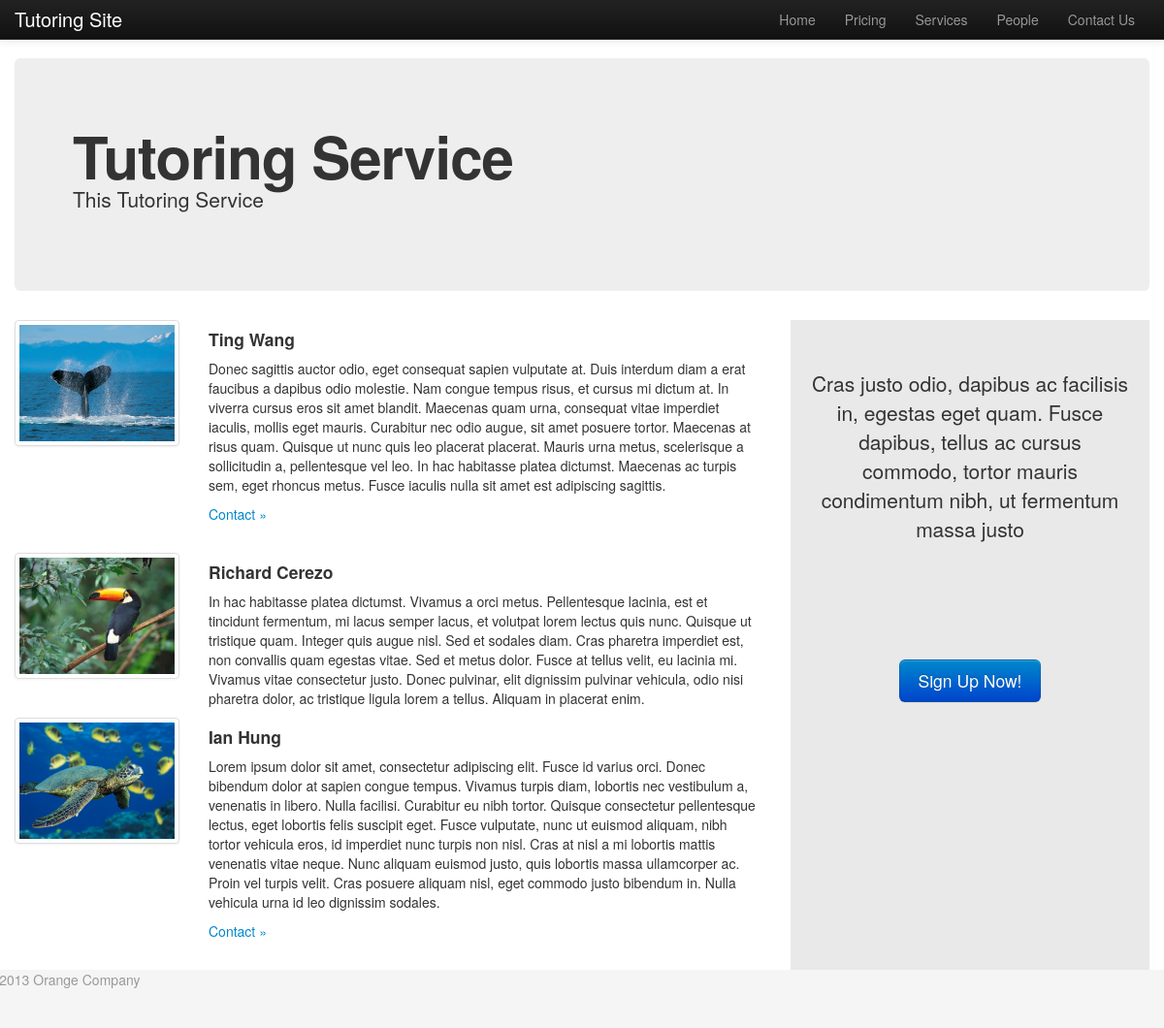
The page /people/ on the database its author committed.
### people/models.py (models this page shows, shortened)
class Person(models.Model):
    img = models.ImageField(upload_to='images/People/', blank=True)
    firstName = models.CharField(max_length=200)
    lastName = models.CharField(max_length=200)
    briefBio = models.TextField()
    webaddress = models.URLField(blank=True)
    experience = models.IntegerField()
    phone = models.CharField(max_length=200, blank=True)
    email = models.EmailField(max_length=254, blank=True)

### people/views.py (the view)
def index(request):
    people_list = Person.objects.order_by('-experience', 'lastName', 'firstName')
    return render(request, 'people/people.html', {'people_list': people_list})

### people/templates/people/people.html (shortened to what this page needs)
{% extends "base.html" %}
{% block content %}<div class="row col-wrap">
							<div class="span8">
							{% if people_list %}
								{% for Person in people_list %}
										<div class="row">
											<div class="span2">
												{% if Person.img %}
												<div class="thumbnail">
													<img src={{ Person.img.url }} alt="" />
												</div>
												{% endif %}
											</div>
											<div class="span6 collapse-group">
												{% if Person.webaddress %}
												<h4><a href={{ Person.webaddress }}>{{ Person.firstName }} {{ Person.lastName }}</a></h4>
												{% else %}
												<h4>{{ Person.firstName }} {{ Person.lastName }}</h4>
												{% endif %}
												<p>{{ Person.briefBio }}</p>
												{% if Person.phone or Person.email %}
													<p><a data-toggle="collapse" data-target="#contact{{ Person.id }}">Contact &raquo;</a></p>
												{% endif %}
											</div>
										</div>
								{% endfor %}
							{% else %}
									<p>No People</p>
							{% endif %}
							</div>
						{% include "sidebarsignup.html" %}
				    </div>
{% endblock %}

### templates/base.html (shortened to what this page needs)
<!DOCTYPE html>
<html lang="en">
	{% load staticfiles %}
	<head>
		<link rel = "stylesheet" type="text/css" href="{% static 'bootstrap/css/bootstrap.css' %}" />
		<link rel = "stylesheet" type="text/css" href="{% static 'bootstrap/css/bootstrap-responsive.css' %}" />
		<link rel = "stylesheet" type="text/css" href="{% static 'TutoringSite/css/custom.css' %}"/>
	</head>
	<body>
		<div id="wrap">
			<div class="navbar navbar-inverse navbar-fixed-top">
				<div class="navbar-inner">
					<div class="container">
						<a class="brand" href={% url "home" %}>Tutoring Site</a>
						<div class="nav-collapse collapse nav-responsive-collapse">
							<ul class="nav pull-right">
								<li class="{% block navbarHome %}{% endblock %}"><a href={% url "home" %}>Home</a></li>
								<li class="{% block navbarPrice %}{% endblock %}"><a href={% url "price" %}>Pricing</a></li>
								<li class="{% block navbarServices %}{% endblock %}"><a href={% url "service" %}>Services</a></li>
								<li class="{% block navbarPeople %}{% endblock %}"><a href={% url "people" %}>People</a></li>
								<li class="{% block navbarContact %}{% endblock %}"><a href={% url "contact" %}>Contact Us</a></li>
							</ul>
						</div>
					</div>
				</div>
			</div>
			<div class="container">
				<div class="hero-unit">
					<h1>Tutoring Service</h1>
					<p class="lead">This Tutoring Service</p>
				</div>
			{% block content %}{% endblock %}
			</div>
			   <div id="push"></div>
		</div>
		<footer id="footer">
			<div class="container">
				<div class="row">
				<p class="muted">&copy; 2013 Orange Company</p>
				</div>
			</div>
		</footer>
	</body>
</html>

### templates/sidebarsignup.html
<div class="span4 col shaded text-center">
		<div class="pushdown">
			<p class="lead">Cras justo odio, dapibus ac facilisis in, egestas eget quam. Fusce dapibus, tellus ac cursus commodo, tortor mauris condimentum nibh, ut fermentum massa justo</p>
		</div>
		<div class="pushdown ">
			<a class="btn btn-primary btn-large" href={% url "contact" %} >
					Sign Up Now!
			</a>
		</div>
</div>

### static/TutoringSite/css/custom.css (style rules this page uses)
html, body { height: 100%; }
#wrap { min-height: 100%; height: auto !important; height: 100%; margin: 0 auto -60px; }
#push, #footer { height: 60px; clear:both; }
#footer { background-color: #f5f5f5; position:relative; }
#wrap > .container { padding-top: 60px; }
.shaded { background-color: #e9e9e9 ; }
.pushdown { padding-top: 50px; padding-right:20px; padding-left:20px; padding-bottom: 50px; }
.col { margin-bottom: -99999px; padding-bottom: 99999px; }
.col-wrap { overflow: hidden; }

### rows shown on the page
Person: img (picture), firstName "Ting", lastName "Wang", briefBio "Donec sagittis auctor odio, eget consequat sapien vulputate at. Duis interdum diam a erat faucibus a dapibus odio molestie. Nam congue tempus risus, et cursus mi dictum at. In viverra cursus eros sit amet blandit. Maecenas quam urna, consequat vitae imperdiet iaculis, mollis eget mauris. Curabitur nec odio augue, sit amet posuere tortor. Maecenas at risus quam. Quisque ut nunc quis leo placerat placerat. Mauris urna metus, scelerisque a sollicitudin a, pellentesque vel leo. In hac habitasse platea dictumst. Maecenas ac turpis sem, eget rhoncus metus. Fusce iaculis nulla sit amet est adipiscing sagittis."
Person: img (picture), firstName "Richard", lastName "Cerezo", briefBio "In hac habitasse platea dictumst. Vivamus a orci metus. Pellentesque lacinia, est et tincidunt fermentum, mi lacus semper lacus, et volutpat lorem lectus quis nunc. Quisque ut tristique quam. Integer quis augue nisl. Sed et sodales diam. Cras pharetra imperdiet est, non convallis quam egestas vitae. Sed et metus dolor. Fusce at tellus velit, eu lacinia mi. Vivamus vitae consectetur justo. Donec pulvinar, elit dignissim pulvinar vehicula, odio nisi pharetra dolor, ac tristique ligula lorem a tellus. Aliquam in placerat enim."
Person: img (picture), firstName "Ian", lastName "Hung", briefBio "Lorem ipsum dolor sit amet, consectetur adipiscing elit. Fusce id varius orci. Donec bibendum dolor at sapien congue tempus. Vivamus turpis diam, lobortis nec vestibulum a, venenatis in libero. Nulla facilisi. Curabitur eu nibh tortor. Quisque consectetur pellentesque lectus, eget lobortis felis suscipit eget. Fusce vulputate, nunc ut euismod aliquam, nibh tortor vehicula eros, id imperdiet nunc turpis non nisl. Cras at nisl a mi lobortis mattis venenatis vitae neque. Nunc aliquam euismod justo, quis lobortis massa ullamcorper ac. Proin vel turpis velit. Cras posuere aliquam nisl, eget commodo justo bibendum in. Nulla vehicula urna id leo dignissim sodales."
